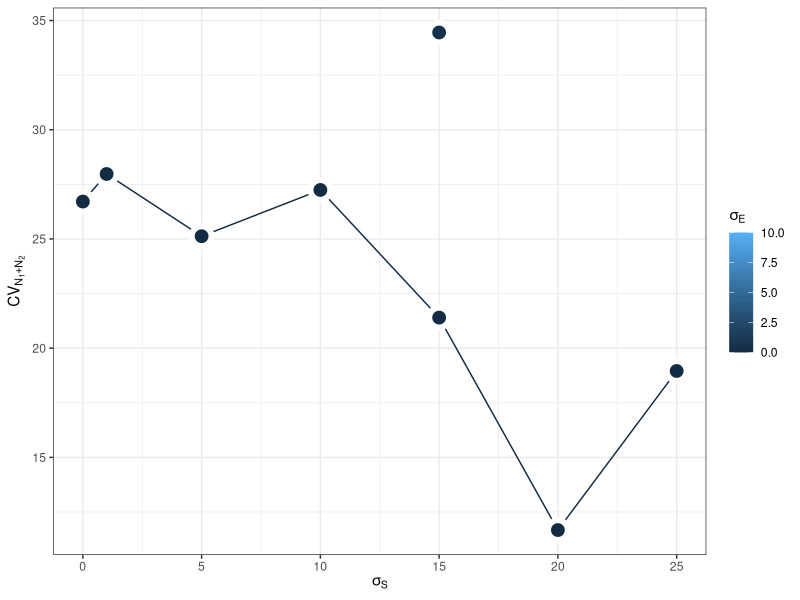
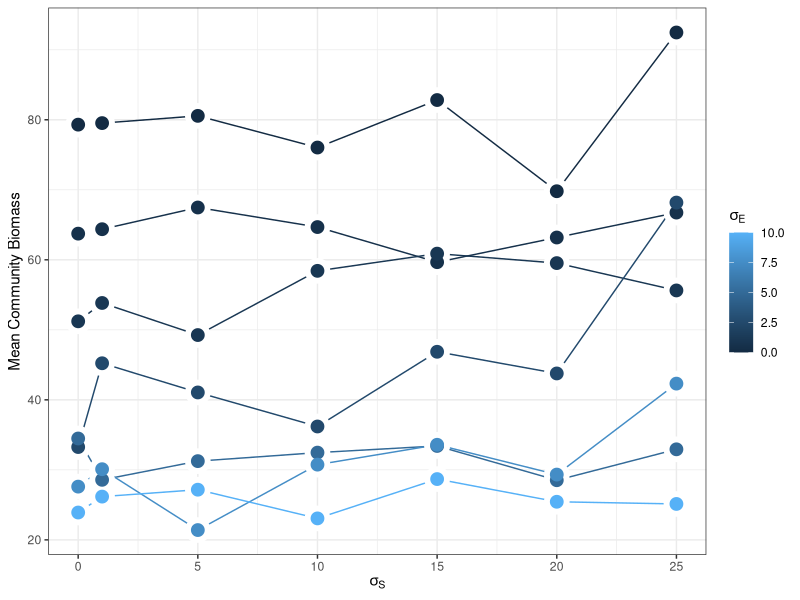
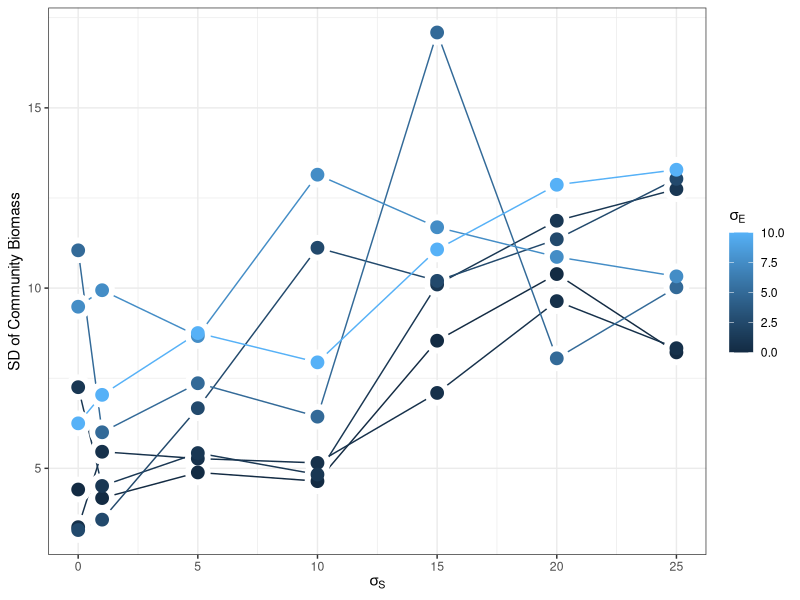
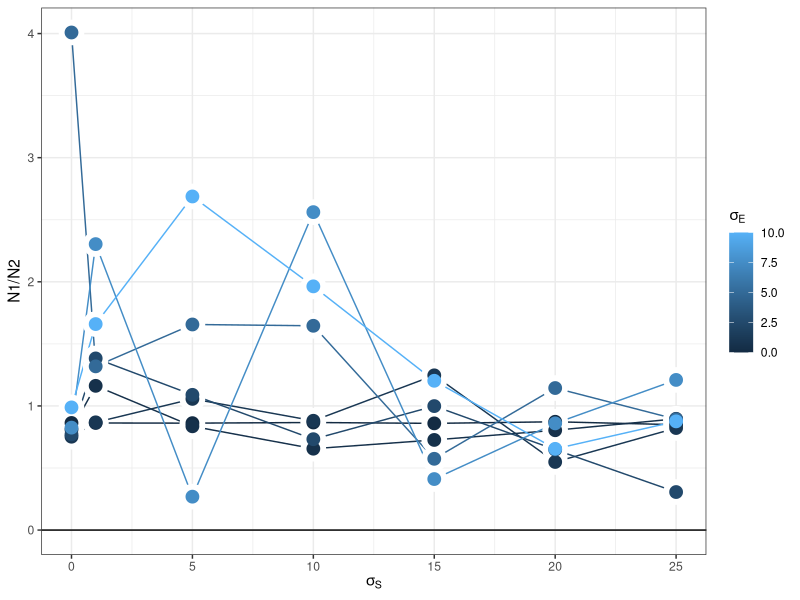

Reproduce these figures in R, in order.
#~~~~~~~~~~~~~~~~~~~~~~~~~~~~~~~~~~~~~~~~~~~~~~~~~~~~~~~~~~~~~~~~#
## Continuous-time temporal storage effect model of two species ## 
## coexisting on one essential resource                         ##
#~~~~~~~~~~~~~~~~~~~~~~~~~~~~~~~~~~~~~~~~~~~~~~~~~~~~~~~~~~~~~~~~#

# species "split" themselves between a dormant, low-mortaility stage (D) and a higher mortality, high growth stage (N)
# the single resource is R

rm(list=ls())
library(deSolve)
library(mvtnorm)
library(reshape2)
library(ggplot2)
library(gridExtra)

####
#### Parameters
####
maxTime <- 20
burn.in <- 10
nSims <- 2
c <- c(1,1)
b <- c(0.5, 0.5)
mD <- c(0.0001, 0.0001)
r <- c(2.2, 2)
K <- c(.1, .1)
mN <- c(0.1, 0.1)
a <- 0.5
S <- 20
sVarVec <- c(0, 1, 5, 10, 15, 20, 25)
sigEvec <- c(0, 0.5, 1, 2.5, 5, 7.5, 10)
rho <- c(-1)

cvOut <- matrix(nrow=length(sVarVec), ncol=length(sigEvec))
cvRes <- matrix(nrow=length(sVarVec), ncol=length(sigEvec))
meanOut <- matrix(nrow=length(sVarVec), ncol=length(sigEvec))
sdOut <- matrix(nrow=length(sVarVec), ncol=length(sigEvec))
sppRatio <- matrix(nrow=length(sVarVec), ncol=length(sigEvec))

####
#### Model function
####
#continuous model
updateDNR <- function(t, DNR, parms){
  with(as.list(c(DNR, parms)), {
    dD1dt = -(mD[1]*D1)
    dD2dt = -(mD[2]*D2)
    dN1dt = N1*(r[1]*R/(K[1]+R)) - mN[1]*N1
    dN2dt = N2*(r[2]*R/(K[2]+R)) - mN[2]*N2
    dRdt = a*((S+rand(t))-R) - (N1*(r[1]*R/(K[1]+R)) + (N2*(r[2]*R/(K[2]+R))))
    list(c(dD1dt, dD2dt, dN1dt, dN2dt, dRdt))
  })
}

#discrete model
gfun <- function(t, y, parms){
  with (as.list(y),{
    g1 <- gVec1[t]
    g2 <- gVec2[t]
    D1 <- D1 - (N1+D1)*g1 + N1
    D2 <- D2 - (N2+D2)*g2 + N2
    N1 <- 0+(N1+D1)*g1
    N2 <- 0+(N2+D2)*g2
    R <- R
    return(c(D1, D2, N1, N2, R))
  })
}

for(cue in 1:length(sigEvec)){
  sigE <- sigEvec[cue]
  for(env in 1:length(sVarVec)){
    sVar <- sVarVec[env]
    cvR <- numeric(nSims)
    cvN <- numeric(nSims)
    avgN <- numeric(nSims)
    sdN <- numeric(nSims)
    rN <- numeric(nSims)
    for(sim in 1:nSims){
      ####
      #### Simulate model
      ####
      #function for transition time series
      getG <- function(sigE, rho, nTime){
        varcov <- matrix(c(sigE, rho*sigE, rho*sigE, sigE), 2, 2)
        e <- rmvnorm(n = nTime, mean = c(0,0), sigma = varcov)
        g <- exp(e) / (1+exp(e))
        return(g)
      }
      gVec <- getG(sigE = sigE, rho = rho, nTime = maxTime)
      gVec1 <- gVec[,1]
      gVec2 <- gVec[,2]
      
      #forcing for resource supply rate variations
      forcedat <- data.frame(Time = c(1:maxTime),
                             Supply = rnorm(maxTime,0,sVar))
      forcedat[forcedat$Supply<(-S),2] <- -S #don't let supply go negative
      rand <- approxfun(x = forcedat[,1], y = forcedat[,2], method = "linear", rule = 2)
      
      simTime <- seq(1,maxTime,by=1)
      parms <- list(
        c = c,
        b = b,
        mD = mD,
        r = r,
        K = K,
        mN = mN, 
        a = a,
        S = S
      )
      DNR <- c(D=c(30,30), N=c(20,20),R=1)
      output = as.data.frame(ode(y = DNR, times = simTime, func = updateDNR,
                                 parms = parms, events = list(func = gfun, times=simTime)))
#       cvN[sim] <- sd(output[burn.in:maxTime,4]+output[burn.in:maxTime,5])/mean(output[burn.in:maxTime,4]+output[burn.in:maxTime,5])
      cvN[sim] <- mean(output[burn.in:maxTime,4]+output[burn.in:maxTime,5]) / sqrt(sd(output[burn.in:maxTime,4]+output[burn.in:maxTime,5])+sum(cov(output[burn.in:maxTime,4],output[burn.in:maxTime,5])))
      cvR[sim] <- sd(output[burn.in:maxTime,6])/mean(output[burn.in:maxTime,6]) 
      avgN[sim] <- mean(output[burn.in:maxTime,4]+output[burn.in:maxTime,5])
      sdN[sim] <- sd(output[burn.in:maxTime,4]+output[burn.in:maxTime,5])
      rN[sim] <- mean(output[burn.in:maxTime,5])/mean(output[burn.in:maxTime,4])
      print(c(sim, env, cue))
    }#end of sims
    
    cvOut[env,cue] <- mean(cvN)
    cvRes[env,cue] <- mean(cvR)
    meanOut[env,cue] <- mean(avgN)
    sdOut[env,cue] <- mean(sdN)
    sppRatio[env,cue] <- mean(rN)
  }#end resource loop
}#end env cue loop (storage effect)


####
#### Plot results
####
colnames(cvRes) <- sigEvec
cvRD <- melt(as.data.frame(cvRes))
colnames(cvOut) <- sigEvec
cvD <- melt(as.data.frame(cvOut))
cvD$sVar <- rep(sVarVec, times=length(sigEvec))
colnames(cvD)[1:2] <- c("eVar", "CV")
cvD$RCV <- cvRD$value
cvD$cvRatio <- cvD$RCV/cvD$CV
colnames(meanOut) <- sigEvec
colnames(sdOut) <- sigEvec
colnames(sppRatio) <- sigEvec
moutD <- melt(as.data.frame(meanOut))
sdoutD <- melt(as.data.frame(sdOut))
ratioD <- melt(as.data.frame(sppRatio))
cvD$meanN <- moutD$value
cvD$sdN <- sdoutD$value
cvD$sppRatio <- ratioD$value


g1 <- ggplot(cvD, aes(x=sVar, y=CV, group=eVar))+
  geom_line(aes(color=as.numeric(as.character(eVar))))+
  geom_point(size=8, color="white")+
  geom_point(size=4,aes(color=as.numeric(as.character(eVar))))+
  xlab(expression(sigma[S]))+
  ylab(expression(CV[N[1]+N[2]]))+
  scale_color_continuous(name=expression(sigma[E]))+
  theme_bw()

g2 <- ggplot(cvD, aes(x=sVar, y=meanN, group=eVar))+
  geom_line(aes(color=as.numeric(as.character(eVar))))+
  geom_point(size=8, color="white")+
  geom_point(size=4,aes(color=as.numeric(as.character(eVar))))+
  xlab(expression(sigma[S]))+
  ylab("Mean Community Biomass")+
  scale_color_continuous(name=expression(sigma[E]))+
  theme_bw()

g3 <- ggplot(cvD, aes(x=sVar, y=sdN, group=eVar))+
  geom_line(aes(color=as.numeric(as.character(eVar))))+
  geom_point(size=8, color="white")+
  geom_point(size=4,aes(color=as.numeric(as.character(eVar))))+
  xlab(expression(sigma[S]))+
  ylab("SD of Community Biomass")+
  scale_color_continuous(name=expression(sigma[E]))+
  theme_bw()

g4 <- ggplot(cvD, aes(x=sVar, y=sppRatio, group=eVar))+
  geom_line(aes(color=as.numeric(as.character(eVar))))+
  geom_point(size=8, color="white")+
  geom_point(size=4,aes(color=as.numeric(as.character(eVar))))+
  geom_hline(aes(yintercept=0))+
  xlab(expression(sigma[S]))+
  ylab("N1/N2")+
  scale_color_continuous(name=expression(sigma[E]))+
  theme_bw()

g <- arrangeGrob(g1,g2,g3,g4)
png(filename = "CV_FourPanel.png", width = 8, height = 5, units="in", res=200)
g
dev.off()
